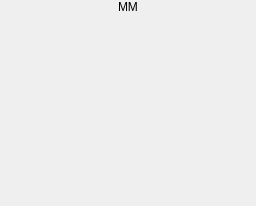
          <widget class="QWidget" name="tab_2">
           <attribute name="title">
            <string>MM</string>
           </attribute>
           <layout class="QGridLayout" name="gridLayout_10">
            <property name="leftMargin">
             <number>0</number>
            </property>
            <property name="topMargin">
             <number>0</number>
            </property>
            <property name="rightMargin">
             <number>0</number>
            </property>
            <property name="bottomMargin">
             <number>0</number>
            </property>
            <property name="spacing">
             <number>0</number>
            </property>
            <item row="0" column="0">
             <widget class="QFrame" name="frame">
              <layout class="QVBoxLayout" name="verticalLayout">
               <property name="spacing">
                <number>0</number>
               </property>
               <property name="leftMargin">
                <number>0</number>
               </property>
               <property name="topMargin">
                <number>0</number>
               </property>
               <property name="rightMargin">
                <number>0</number>
               </property>
               <property name="bottomMargin">
                <number>0</number>
               </property>
               <item alignment="Qt::AlignHCenter">
                <widget class="QLabel" name="label">
                 <property name="text">
                  <string>MM</string>
                 </property>
                </widget>
               </item>
               <item>
                <widget class="QTableView" name="mental_mental_table">
                 <property name="styleSheet">
                  <string notr="true">
QTableView {
background-color: transparent;
selection-background-color: #7e57c2;
gridline-color:transparent;
color: rgb(77, 15, 26);
}
QTableView::item {
padding: 1px;color: rgb(77, 15, 26);
background:rgb(229,100,111);
}
QTableView::item:selected {
	color: rgb(255, 255, 255);
background:rgb(23, 23, 23);
}
    </string>
                 </property>
                 <property name="sortingEnabled">
                  <bool>true</bool>
                 </property>
                 <attribute name="horizontalHeaderStretchLastSection">
                  <bool>true</bool>
                 </attribute>
                </widget>
               </item>
              </layout>
             </widget>
            </item>
           </layout>
          </widget>
